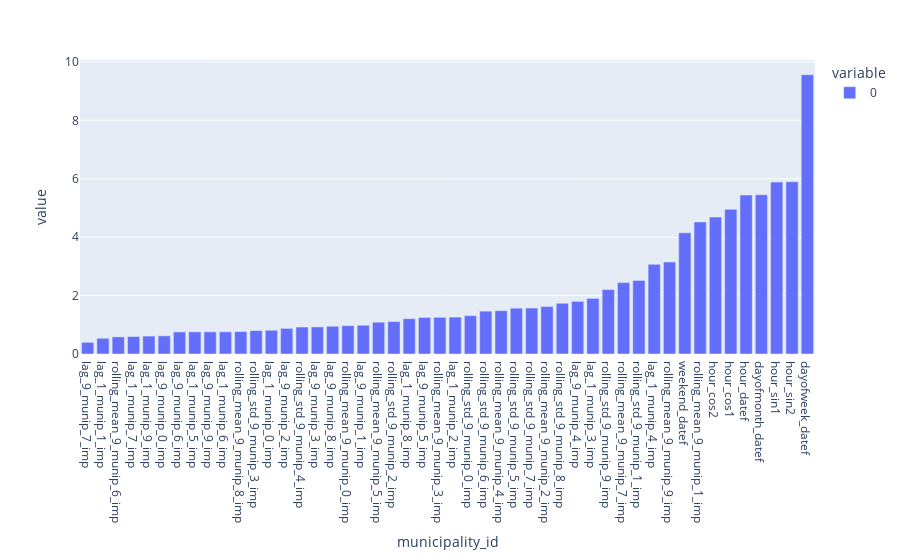

Notebook code for this chart:
### Code cell
import plotly.express as px
fig2 = px.bar(mean_imp)
fig2.show()

### Figure 1 — Plotly figure (JSON) as saved in the notebook; plotly's stock layout.template omitted (floating-point values rounded to 4 significant figures)
{"data": [{"alignmentgroup": "True", "hovertemplate": "variable=0<br>municipality_id=%{x}<br>value=%{y}<extra></extra>", "legendgroup": "0", "marker": {"color": "#636efa", "pattern": {"shape": ""}}, "name": "0", "offsetgroup": "0", "orientation": "v", "showlegend": true, "textposition": "auto", "type": "bar", "x": ["lag_9_munip_7_imp", "lag_1_munip_1_imp", "rolling_mean_9_munip_6_imp", "lag_1_munip_7_imp", "lag_1_munip_9_imp", "lag_9_munip_0_imp", "lag_9_munip_6_imp", "lag_1_munip_5_imp", "lag_9_munip_9_imp", "lag_1_munip_6_imp", "rolling_mean_9_munip_8_imp", "rolling_std_9_munip_3_imp", "lag_1_munip_0_imp", "lag_9_munip_2_imp", "rolling_std_9_munip_4_imp", "lag_9_munip_3_imp", "lag_9_munip_8_imp", "rolling_mean_9_munip_0_imp", "lag_9_munip_1_imp", "rolling_mean_9_munip_5_imp", "rolling_std_9_munip_2_imp", "lag_1_munip_8_imp", "lag_9_munip_5_imp", "rolling_mean_9_munip_3_imp", "lag_1_munip_2_imp", "rolling_std_9_munip_0_imp", "rolling_std_9_munip_6_imp", "rolling_mean_9_munip_4_imp", "rolling_std_9_munip_5_imp", "rolling_std_9_munip_7_imp", "rolling_mean_9_munip_2_imp", "rolling_std_9_munip_8_imp", "lag_9_munip_4_imp", "lag_1_munip_3_imp", "rolling_std_9_munip_9_imp", "rolling_mean_9_munip_7_imp", "rolling_std_9_munip_1_imp", "lag_1_munip_4_imp", "rolling_mean_9_munip_9_imp", "weekend_datef", "rolling_mean_9_munip_1_imp", "hour_cos2", "hour_cos1", "hour_datef", "dayofmonth_datef", "hour_sin1", "hour_sin2", "dayofweek_datef"], "xaxis": "x", "y": [0.3994, 0.5381, 0.5865, 0.5977, 0.6134, 0.622, 0.7559, 0.7572, 0.7584, 0.7604, 0.768, 0.8019, 0.8142, 0.8764, 0.9226, 0.9267, 0.9508, 0.9692, 0.9857, 1.088, 1.11, 1.209, 1.252, 1.255, 1.263, 1.312, 1.467, 1.485, 1.569, 1.574, 1.626, 1.737, 1.802, 1.904, 2.205, 2.444, 2.514, 3.07, 3.151, 4.149, 4.522, 4.689, 4.955, 5.444, 5.453, 5.885, 5.897, 9.562], "yaxis": "y"}], "layout": {"barmode": "relative", "legend": {"title": {"text": "variable"}, "tracegroupgap": 0}, "margin": {"t": 60}, "xaxis": {"anchor": "y", "domain": [0, 1], "title": {"text": "municipality_id"}}, "yaxis": {"anchor": "x", "domain": [0, 1], "title": {"text": "value"}}}}
